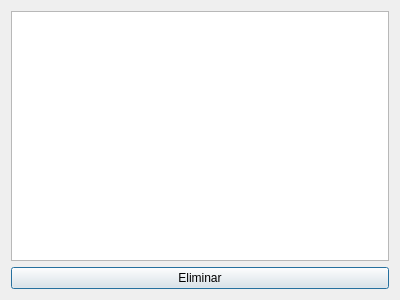
<?xml version="1.0" encoding="UTF-8"?>
<ui version="4.0">
 <class>Dialog</class>
 <widget class="QDialog" name="Dialog">
  <property name="geometry">
   <rect>
    <x>0</x>
    <y>0</y>
    <width>400</width>
    <height>300</height>
   </rect>
  </property>
  <property name="windowTitle">
   <string>Eliminar Trabajador</string>
  </property>
  <layout class="QGridLayout" name="gridLayout">
   <item row="0" column="0">
    <layout class="QHBoxLayout" name="horizontalLayout">
     <item>
      <widget class="QTableView" name="tableView"/>
     </item>
    </layout>
   </item>
   <item row="1" column="0">
    <widget class="QPushButton" name="qdelete">
     <property name="text">
      <string>Eliminar</string>
     </property>
    </widget>
   </item>
  </layout>
 </widget>
 <resources/>
 <connections/>
</ui>
